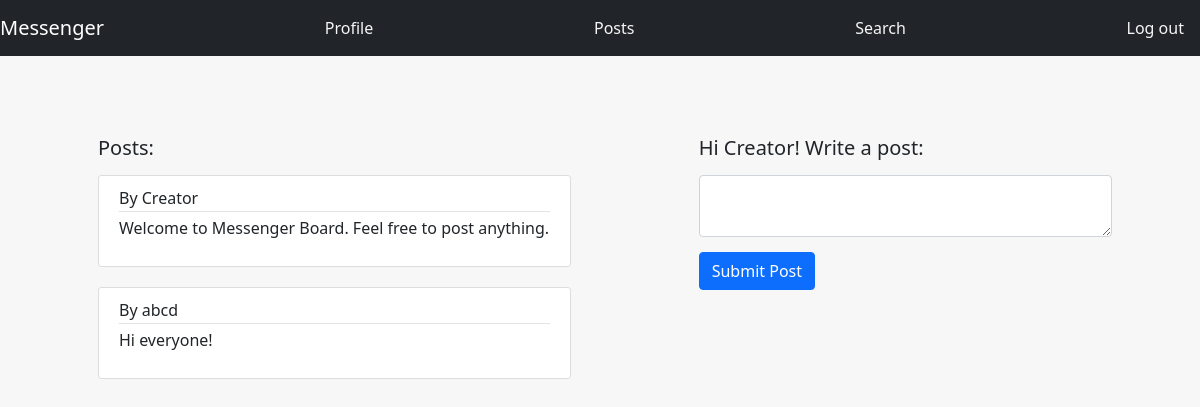
The app's page /posts (signed in), older data.
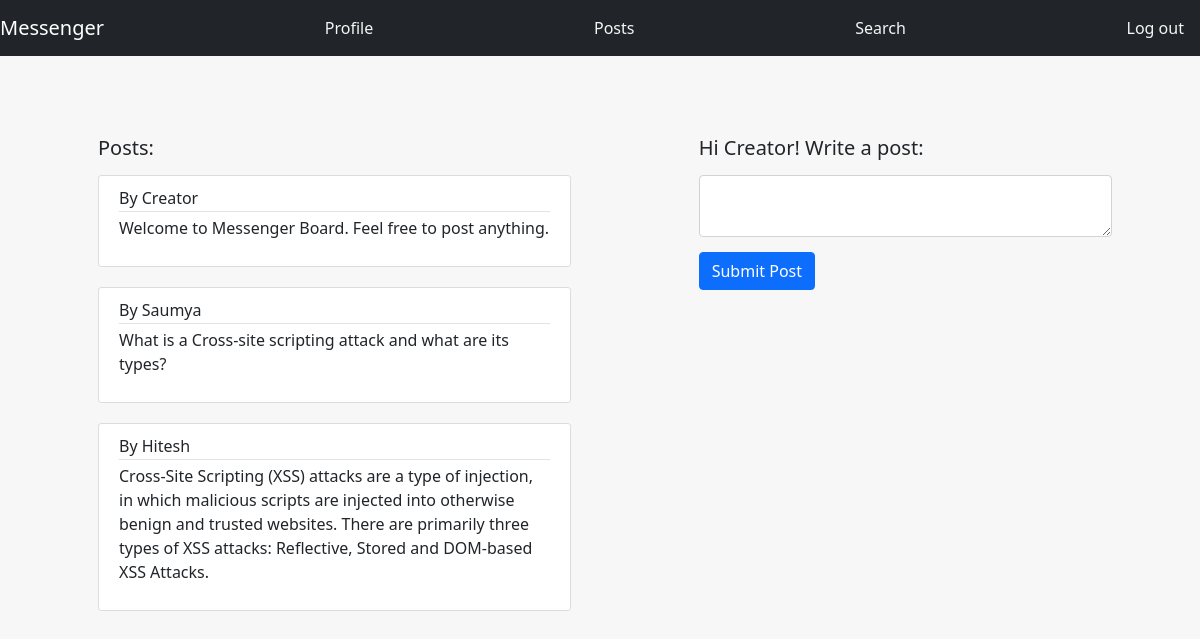
The same page, newer data.
### tables this page shows
CREATE TABLE posts (id INTEGER PRIMARY KEY AUTOINCREMENT, user TEXT, post TEXT);

CREATE TABLE users (id INTEGER PRIMARY KEY AUTOINCREMENT, email TEXT, password TEXT);

### ajax/app.py (the view)
@app.route("/posts", methods=['GET', 'POST'])
@login_required
def c():
    if request.method == 'POST':
        db.add_post(request.form['post'],current_user.email.split('@')[0])
    posts = db.get_posts()
    print(posts)
    print(type(posts))
    return render_template('posts.html',posts=posts)

### ajax/app.py (called while the page is built)
@login_manager.user_loader
def load_user(id):
   dby = db.connect_db()
   lu = dby.cursor().execute("SELECT * from users where id = (?)",(id,)).fetchone()
   if lu is None:
      return None
   else:
        u = User(int(lu[0]), lu[1], lu[2])
        return u

### ajax/db.py (called while the page is built)
def connect_db():
    db = sqlite3.connect('database.db')
    db.cursor().execute('CREATE TABLE IF NOT EXISTS posts '
                        '(id INTEGER PRIMARY KEY AUTOINCREMENT, user TEXT, post TEXT)')
    db.cursor().execute('CREATE TABLE IF NOT EXISTS users '
                        '(id INTEGER PRIMARY KEY AUTOINCREMENT, '
                        'email TEXT, password TEXT)')
    db.commit()
    return db

def get_posts():
    db = connect_db()
    results = []
    get_all_query = 'SELECT * FROM posts'
    for (id,user,post,) in db.cursor().execute(get_all_query).fetchall():
            results.append((user,post))
    return results

### ajax/templates/posts.html (shortened to what this page needs)
<!DOCTYPE html>
{% autoescape false %}
<html>
  <head lang="en">
    <link rel="stylesheet" href="/static/css/styles_post.css">
    <link href="https://cdn.jsdelivr.net/npm/bootstrap@5.0.2/dist/css/bootstrap.min.css" rel="stylesheet">
  </head>
<body id="b">
<div id="root">
  <nav class="navbar navbar-dark bg-dark">
    <a class="navbar-brand" href="#">Messenger</a>
    <a class="nav-item nav-link" id="pr" href="/profile">Profile</a>
    <a class="nav-item nav-link" id="po" href="/posts">Posts</a>
    <a class="nav-item nav-link" id="se" href="/search">Search</a>
    <a class="nav-item nav-link" id="lo" href="/logout">Log out</a>
  </nav>
  <div id="rowd" class="row">
    <div class="col" id="posts">
      <h5 id="la">Posts: </h5>
      {% for post in posts %}
      <div id="content-section">
        <div id="metadata">
            <h12>By {{ post[1] }}</h12>
        </div>
        <p id="post">{{ post[0]}}</p>
      </div>
      {% endfor %}
    </div>
    <div class="col" id="write">
      <form method="POST">
        <h5 id="l">Hi {{ current_user.email.split('@')[0] }}! Write a post:</h5>
        <textarea class="form-control ml-1 shadow-none textarea" id="ta" name="post"></textarea>
        <input type="submit" value="Submit Post" class="btn btn-primary" id="btn" />
      </form>
    </div>
  </div>
</div>
</body>
{% endautoescape %}
</html>

### ajax/static/css/styles_post.css (style rules this page uses)
#b { background-color: #F7F7F7; }
#rowd { width: 98.4448%; }
#posts { margin-top: 80px; padding-left: 0%; padding-right: 0%; }
#write { margin-top: 80px; padding-left: 0%; padding-right: 0%; }
#ta { width: 70%; margin: auto 0; margin-left: 120px; }
#l { margin-bottom: 15px; margin-left: 120px; }
#btn { margin-bottom: 15px; margin-top: 15px; margin-left: 120px; }
#post { width: 100%; }
#la { margin-bottom: 15px; margin-left: 110px; }
#content-section { background: #ffffff; padding: 10px 20px; border: 1px solid #dddddd; border-radius: 3px; margin-bottom: 20px; margin-left: 110px; width: 80%; }
#metadata { padding-bottom: 1px; margin-bottom: 4px; border-bottom: 1px solid #e3e3e3 }
#po { color: whitesmoke; }
#pr { color: whitesmoke; }
#lo { color: whitesmoke; }
#se { color: whitesmoke; }

Row changes from the older to the newer data that the page shows:
removed posts: post "abcd", user "Hi everyone!"
added posts: post "Saumya", user "What is a Cross-site scripting attack and what are its types?"
added posts: post "Hitesh", user "Cross-Site Scripting (XSS) attacks are a type of injection, in which malicious scripts are injected into otherwise benign and trusted websites. There are primarily three types of XSS attacks: Reflective, Stored and DOM-based XSS Attacks."
